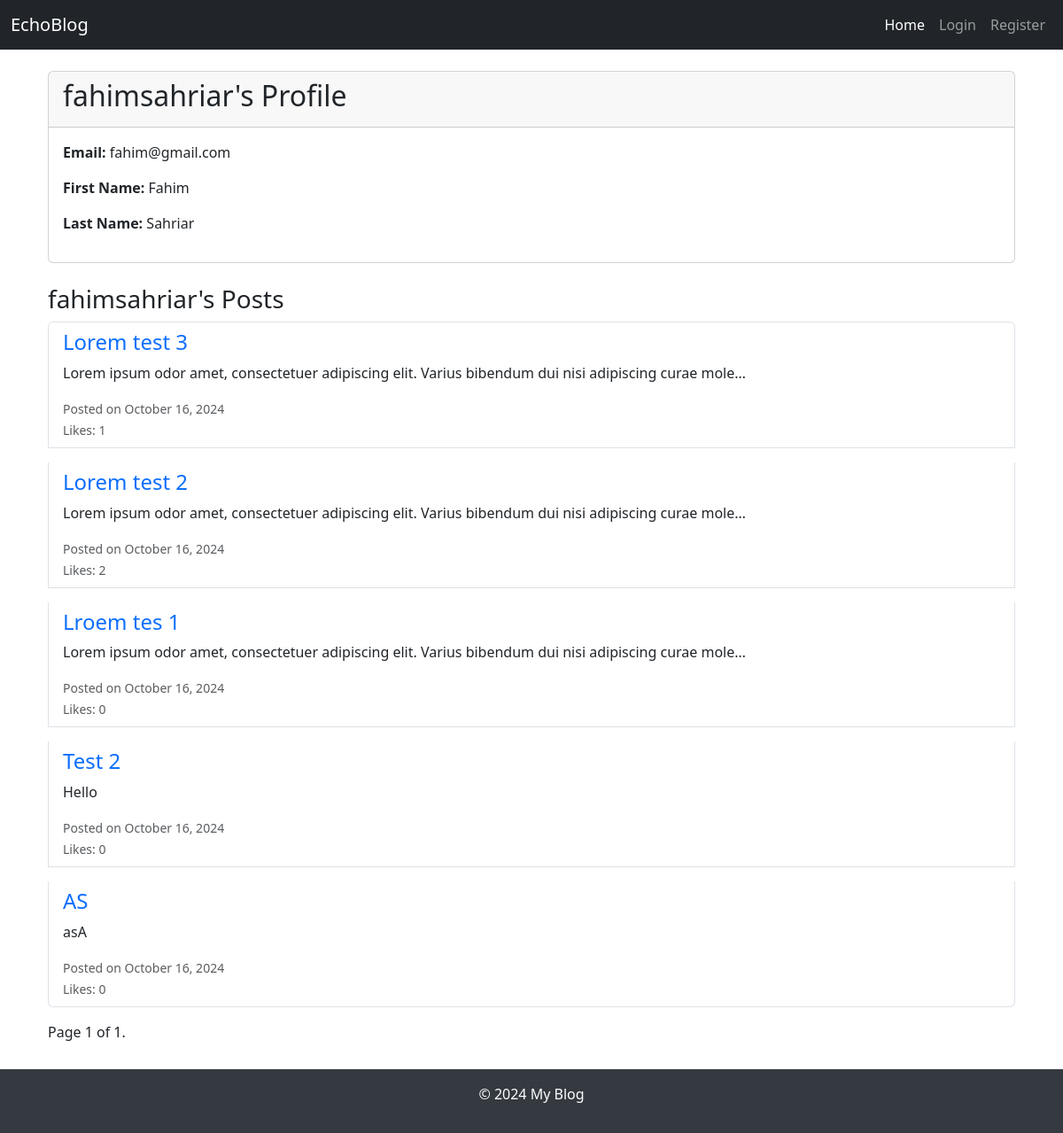
The app's page /profile/fahimsahriar/ with its own data.
### main/models.py (models this page shows, shortened)
class Post(models.Model):
    title = models.CharField(max_length=200)
    content = models.TextField(null=True)
    author = models.ForeignKey(User, on_delete=models.CASCADE, null=True)
    created_at = models.DateTimeField(auto_now_add=True)
    updated_at = models.DateTimeField(auto_now=True)
    categories = models.ManyToManyField('Category')
    likes = models.ManyToManyField(User, related_name='post_likes', blank=True)

### main/views.py (the view)
# urls.py: path('profile/<str:username>/', views.user_profile, name='user_profile'),
def user_profile(request, username):
    user = get_object_or_404(User, username=username)
    user_posts = Post.objects.filter(author=user).order_by('-created_at')
    paginator = Paginator(user_posts, 5)
    page_number = request.GET.get('page')
    posts = paginator.get_page(page_number)
    context = {
        'user_profile': user,
        'posts': posts,
    }
    return render(request, 'blog/user_profile.html', context)

### templates/blog/user_profile.html (shortened to what this page needs)
{% extends 'blog/base.html' %}
{% block content %}
<div class="container mt-4">
    <div class="card mb-4">
        <div class="card-header">
            <h2>{{ user_profile.username }}'s Profile</h2>
        </div>
        <div class="card-body">
            <p><strong>Email:</strong> {{ user_profile.email }}</p>
            <p><strong>First Name:</strong> {{ user_profile.first_name }}</p>
            <p><strong>Last Name:</strong> {{ user_profile.last_name }}</p>
        </div>
    </div>
    <h3>{{ user_profile.username }}'s Posts</h3>
    <div class="list-group">
        {% for post in posts %}
            <div class="list-group-item mb-3 position-relative">
                <h4>
                    <a href="{% url 'post_detail' post.id %}" class="text-decoration-none">{{ post.title }}</a>
                </h4>
                <p>{{ post.content|truncatechars:100 }}</p>
                <small class="text-muted">
                    Posted on {{ post.created_at|date:"F j, Y" }}
                </small>
                <br>
                <small class="text-muted">
                    Likes: {{ post.likes.count }}
                </small>
            </div>
        {% empty %}
            <p>{{ user_profile.username }} has not published any posts yet.</p>
        {% endfor %}
    </div>
    <div class="pagination">
        <span class="step-links">
            <span class="current">
                Page {{ posts.number }} of {{ posts.paginator.num_pages }}.
            </span>
        </span>
    </div>
</div>
{% endblock %}

### templates/blog/base.html (style rules this page uses)
html, body { height: 100%; }
body { display: flex; flex-direction: column; padding-top: 56px; }

### records on screen
Post: title "Lorem test 3", content "Lorem ipsum odor amet, consectetuer adipiscing elit. Varius bibendum dui nisi adipiscing curae mole…", created_at "October 16, 2024", likes.count "1"
Post: title "Lorem test 2", content "Lorem ipsum odor amet, consectetuer adipiscing elit. Varius bibendum dui nisi adipiscing curae mole…", created_at "October 16, 2024", likes.count "2"
Post: title "Lroem tes 1", content "Lorem ipsum odor amet, consectetuer adipiscing elit. Varius bibendum dui nisi adipiscing curae mole…", created_at "October 16, 2024", likes.count "0"
Post: title "Test 2", content "Hello", created_at "October 16, 2024", likes.count "0"
Post: title "AS", content "asA", created_at "October 16, 2024", likes.count "0"

### other values on screen
{{ user_profile.username }} "fahimsahriar"
{{ user_profile.email }} "fahim@gmail.com"
{{ user_profile.first_name }} "Fahim"
{{ user_profile.last_name }} "Sahriar"
{{ posts.number }} "1"
{{ posts.paginator.num_pages }} "1"
